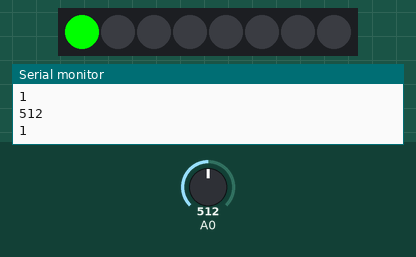
The sketch below on a simulated Arduino Leonardo, built with avr-gcc and run on an emulated ATmega32U4. On the bench: 8 RGB LEDs in strip order, left to right, the last lines printed to the serial monitor. The inputs (shaded band) are chosen by the test bench; at power-on: A0 = 512. USB keyboard and mouse output is not drawn.

Above: at 1.2 s.
1.3 s: A0 set to 555
At 1.6 s:
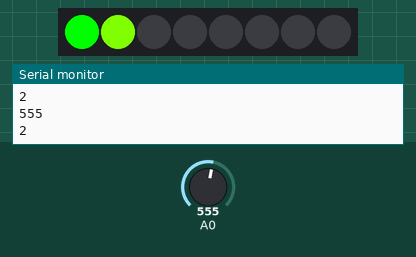
2.8 s: A0 set to 575
4.3 s: A0 set to 593
At 5.5 s:
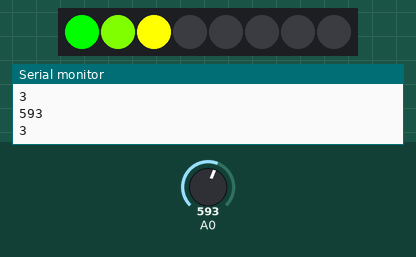
5.8 s: A0 set to 658
At 6.9 s:
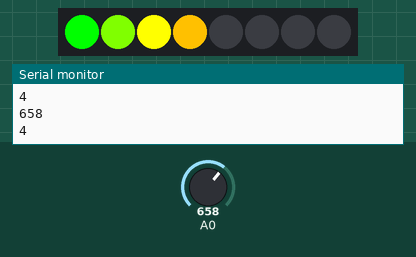
7.4 s: A0 set to 683
At 8.3 s:
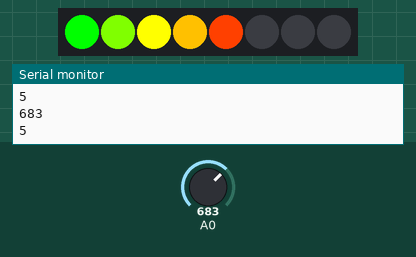
8.9 s: A0 set to 511
At 9.9 s:
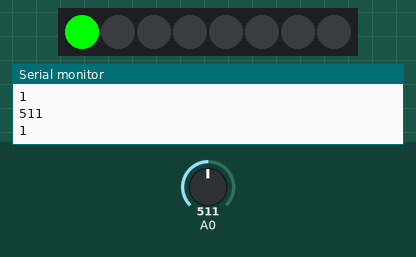
Timing chart, 0 to 11.4 s (numbered marks = the images above; inputs shaded):
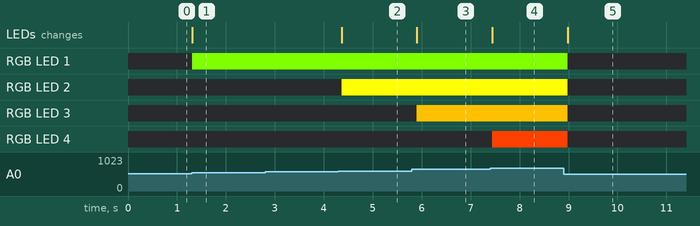

Measured:
- the behaviour switches between 542 and 543 on A0 (found by bisection; images 0 and 1)
- the behaviour switches between 585 and 586 on A0 (found by bisection; images 1 and 2)
- the behaviour switches between 671 and 672 on A0 (found by bisection; images 3 and 4)
- after the input at 1.3 s, RGB LED 1: off → RGB(128, 255, 0) at once; the LEDs: change at once (image 1)
- after the input at 4.3 s, RGB LED 2: off → RGB(255, 255, 0) after 0.07 s; the LEDs: change after 0.07 s (image 2)
- after the input at 5.8 s, RGB LED 3: off → RGB(255, 192, 0) after 0.10 s; the LEDs: change after 0.10 s (image 3)
- after the input at 7.4 s, RGB LED 4: off → RGB(255, 64, 0) at once; the LEDs: change at once (image 4)
- after the input at 8.9 s, RGB LED 1: RGB(128, 255, 0) → off after 0.09 s; RGB LED 2: RGB(255, 255, 0) → off after 0.09 s; RGB LED 3: RGB(255, 192, 0) → off after 0.09 s; RGB LED 4: RGB(255, 64, 0) → off after 0.09 s; the LEDs: change after 0.09 s (image 5)

The sketch:

03.ino
```cpp
#include <Keyboard.h>
#include <Adafruit_NeoPixel.h>
#ifdef __AVR__
#include <avr/power.h>
#endif

#define PIN        13// LED燈數位腳位

#define NUMPIXELS 8 // LED燈泡數

Adafruit_NeoPixel pixels(NUMPIXELS, PIN, NEO_GRB + NEO_KHZ800);

int sounds ;//音量
int nums;//亮燈數
int MinSound = 500; //最低音量，必須介於0~1023
int MaxSound = 800; //最高音量，必須介於0~1023

uint32_t colors[8] = {
  pixels.Color(0, 255, 0),
  pixels.Color(128, 255, 0),
  pixels.Color(255, 255, 0),
  pixels.Color(255, 192 , 0),
  pixels.Color(255, 64 , 0),
  pixels.Color(255, 0, 0),
  pixels.Color(192, 0, 64),
  pixels.Color(128, 0, 128)
};

void setup() {
#if defined(__AVR_ATtiny85__) && (F_CPU == 16000000)
  clock_prescale_set(clock_div_1);
#endif

  Serial.begin(9600);
  pixels.begin();

  Keyboard.begin();
  Keyboard.releaseAll();
}

void loop() {
  light(setNums());//依音量顯示LED燈數
  Serial.println(sounds);
  Serial.println(nums);
  Serial.println("");
  delay(100);

  if ( analogRead( A0 ) > MaxSound ) {

    pinMode(4,INPUT_PULLUP); //make pin 4 an input and turn on the pullup resistor so it goes high unless connected to ground
    if(digitalRead(4)==LOW){  // do nothing until pin 4 goes low
      Keyboard.press(131); //the key to press (ASCII code)
    }
    pinMode(4,INPUT_PULLUP); //make pin 4 an input and turn on the pullup resistor so it goes high unless connected to ground
    if(digitalRead(4)==LOW){  // do nothing until pin 4 goes low
      Keyboard.press('r'); //the key to press (ASCII code)
    }
    Keyboard.releaseAll();
    delay( 2000 ); // waits a few milliseconds

    pinMode(4,INPUT_PULLUP); //make pin 4 an input and turn on the pullup resistor so it goes high unless connected to ground
    if(digitalRead(4)==LOW){  // do nothing until pin 4 goes low
      Keyboard.print("notepad"); //Send the message
    }
    delay( 1000 ); // waits a few milliseconds

    pinMode(4,INPUT_PULLUP); //make pin 4 an input and turn on the pullup resistor so it goes high unless connected to ground
    if(digitalRead(4)==LOW){  // do nothing until pin 4 goes low
      Keyboard.press(176); //the key to press (ASCII code)
    }
    Keyboard.releaseAll();
    delay( 1000 ); // waits a few milliseconds

    pinMode(4,INPUT_PULLUP); //make pin 4 an input and turn on the pullup resistor so it goes high unless connected to ground
    if(digitalRead(4)==LOW){  // do nothing until pin 4 goes low
      Keyboard.print("Stop Talking..."); //Send the message
    }
  }

}

int setNums() {
  sounds =  analogRead(A0);
  if (sounds > MaxSound) {
    sounds = MaxSound;
  }
  if (sounds < MinSound) {
    sounds = MinSound;
  }
  nums = ((NUMPIXELS - 1) * (sounds - MinSound) / (MaxSound - MinSound)) + 1;
  return nums;
}

void light(int nums) {
  pixels.clear();
  for (int i = 0; i < nums; i++) {
    pixels.setPixelColor(i, colors[i]);
    pixels.show();
  }
}
```
